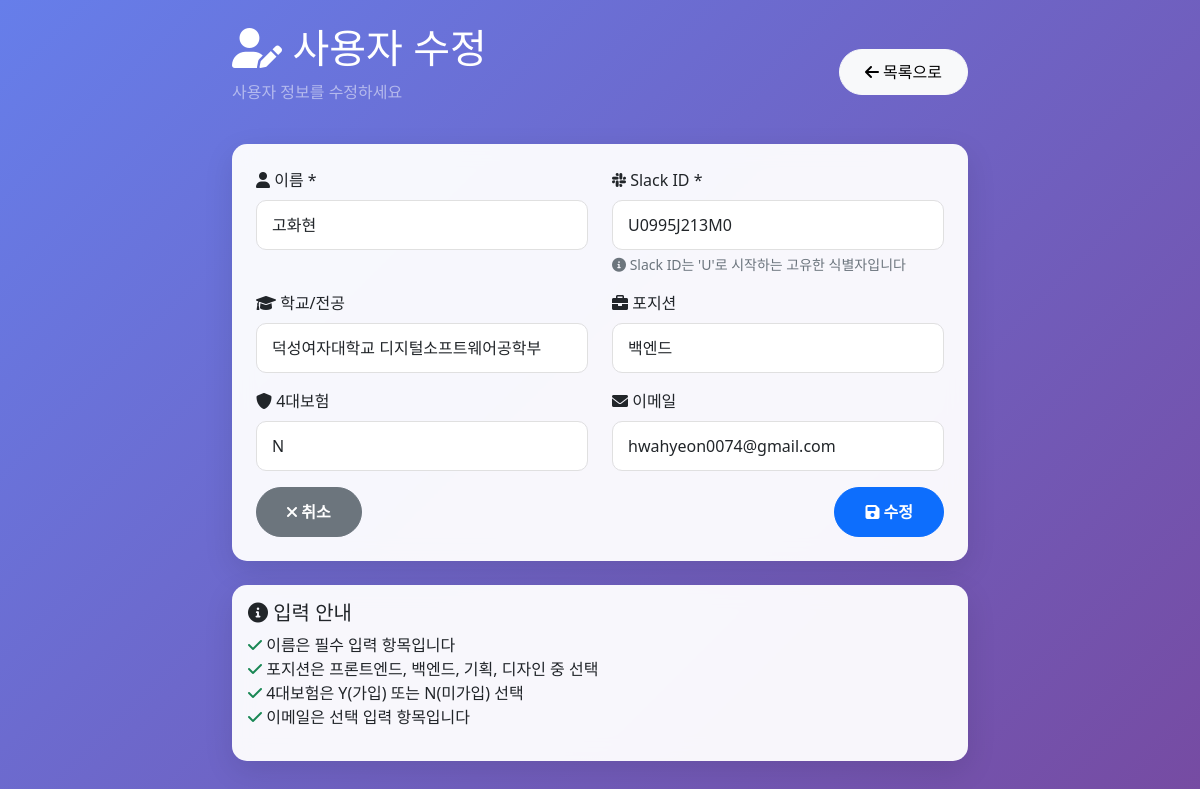
Screenshot of /users/edit/U0995J213M0 with the database file from the repository.
### tables this page shows
CREATE TABLE users (
                    id INTEGER PRIMARY KEY AUTOINCREMENT,
                    user_id VARCHAR UNIQUE NOT NULL,
                    name VARCHAR NOT NULL,
                    school_major VARCHAR,
                    position VARCHAR,
                    insurance VARCHAR,
                    email VARCHAR,
                    created_at DATETIME DEFAULT CURRENT_TIMESTAMP,
                    is_active BOOLEAN DEFAULT 1
                );

### db_viewer.py (the view)
@app.get("/users/edit/{user_id}", response_class=HTMLResponse)
async def edit_user_form(request: Request, user_id: str):
    conn = get_db_connection()
    cursor = conn.cursor()
    cursor.execute("""
        SELECT user_id, name, school_major, position, insurance, email
        FROM users
        WHERE user_id = ? AND is_active = 1
    """, (user_id,))
    user = cursor.fetchone()
    conn.close()
    if not user:
        raise HTTPException(status_code=404, detail="사용자를 찾을 수 없습니다")
    return templates.TemplateResponse("user_form.html", {
        "request": request,
        "user": dict(user),
        "action": "edit"
    })

### templates/user_form.html (shortened to what this page needs)
<!DOCTYPE html>
<html lang="ko">
<head>
    <link href="https://cdn.jsdelivr.net/npm/bootstrap@5.1.3/dist/css/bootstrap.min.css" rel="stylesheet">
    <link href="https://cdnjs.cloudflare.com/ajax/libs/font-awesome/6.0.0/css/all.min.css" rel="stylesheet">
</head>
<body>
    <div class="container py-4">
        <div class="row justify-content-center">
            <div class="col-md-8">
                <div class="d-flex justify-content-between align-items-center mb-4">
                    <div>
                        <h1 class="text-white">
                            <i class="fas fa-user-edit"></i>
                            {% if action == 'add' %}사용자 등록{% else %}사용자 수정{% endif %}
                        </h1>
                        <p class="text-white-50">
                            {% if action == 'add' %}새로운 사용자 정보를 입력하세요{% else %}사용자 정보를 수정하세요{% endif %}
                        </p>
                    </div>
                    <a href="/users" class="btn btn-light btn-back">
                        <i class="fas fa-arrow-left"></i> 목록으로
                    </a>
                </div>
                <div class="card form-card">
                    <div class="card-body p-4">
                        <form method="POST" action="{% if action == 'add' %}/users/add{% else %}/users/edit/{{ user.user_id }}{% endif %}">
                            <div class="row">
                                <div class="col-md-6 mb-3">
                                    <label for="name" class="form-label">
                                        <i class="fas fa-user"></i> 이름 *
                                    </label>
                                    <input type="text" class="form-control" id="name" name="name"
                                           value="{% if user %}{{ user.name }}{% endif %}" required>
                                </div>
                                <div class="col-md-6 mb-3">
                                    <label for="user_id" class="form-label">
                                        <i class="fab fa-slack"></i> Slack ID *
                                    </label>
                                    <input type="text" class="form-control" id="user_id" name="{% if action == 'add' %}user_id{% else %}new_user_id{% endif %}"
                                           value="{% if user %}{{ user.user_id }}{% endif %}"
                                           placeholder="예: U099TRRAF4Y" required>
                                    <div class="form-text">
                                        <i class="fas fa-info-circle"></i> Slack ID는 'U'로 시작하는 고유한 식별자입니다
                                    </div>
                                </div>
                            </div>
                            <div class="row">
                                <div class="col-md-6 mb-3">
                                    <label for="school_major" class="form-label">
                                        <i class="fas fa-graduation-cap"></i> 학교/전공
                                    </label>
                                    <input type="text" class="form-control" id="school_major" name="school_major"
                                           value="{% if user %}{{ user.school_major or '' }}{% endif %}">
                                </div>
                                <div class="col-md-6 mb-3">
                                    <label for="position" class="form-label">
                                        <i class="fas fa-briefcase"></i> 포지션
                                    </label>
                                    <select class="form-control" id="position" name="position">
                                        <option value="백엔드" {% if user and user.position == '백엔드' %}selected{% endif %}>백엔드</option>
                                    </select>
                                </div>
                            </div>
                            <div class="row">
                                <div class="col-md-6 mb-3">
                                    <label for="insurance" class="form-label">
                                        <i class="fas fa-shield-alt"></i> 4대보험
                                    </label>
                                    <select class="form-control" id="insurance" name="insurance">
                                        <option value="N" {% if user and user.insurance == 'N' %}selected{% endif %}>N</option>
                                    </select>
                                </div>
                                <div class="col-md-6 mb-3">
                                    <label for="email" class="form-label">
                                        <i class="fas fa-envelope"></i> 이메일
                                    </label>
                                    <input type="email" class="form-control" id="email" name="email"
                                           value="{% if user %}{{ user.email or '' }}{% endif %}">
                                </div>
                            </div>
                            <div class="d-flex justify-content-between">
                                <a href="/users" class="btn btn-secondary btn-submit">
                                    <i class="fas fa-times"></i> 취소
                                </a>
                                <button type="submit" class="btn btn-primary btn-submit">
                                    <i class="fas fa-save"></i>
                                    {% if action == 'add' %}등록{% else %}수정{% endif %}
                                </button>
                            </div>
                        </form>
                    </div>
                </div>
                <div class="card form-card mt-4">
                    <div class="card-body">
                        <h5 class="card-title">
                            <i class="fas fa-info-circle"></i> 입력 안내
                        </h5>
                        <ul class="list-unstyled">
                            <li><i class="fas fa-check text-success"></i> 이름은 필수 입력 항목입니다</li>
                            <li><i class="fas fa-check text-success"></i> 포지션은 프론트엔드, 백엔드, 기획, 디자인 중 선택</li>
                            <li><i class="fas fa-check text-success"></i> 4대보험은 Y(가입) 또는 N(미가입) 선택</li>
                            <li><i class="fas fa-check text-success"></i> 이메일은 선택 입력 항목입니다</li>
                        </ul>
                    </div>
                </div>
            </div>
        </div>
    </div>
</body>
</html>

### templates/user_form.html (style rules this page uses)
body { background: linear-gradient(135deg, #667eea 0%, #764ba2 100%); min-height: 100vh; font-family: 'Segoe UI', Tahoma, Geneva, Verdana, sans-serif; }
.card { border: none; border-radius: 15px; box-shadow: 0 10px 30px rgba(0,0,0,0.1); }
.form-card { background: rgba(255,255,255,0.95); backdrop-filter: blur(10px); }
.btn-back { border-radius: 25px; padding: 10px 25px; }
.form-control { border-radius: 10px; border: 1px solid #e0e0e0; padding: 12px 15px; }
.btn-submit { border-radius: 25px; padding: 12px 30px; font-weight: 600; }

### rows the page displays
users: name "고화현", new_user_id "U0995J213M0", school_major "덕성여자대학교 디지털소프트웨어공학부", position "백엔드", insurance "N", email "hwahyeon0074@gmail.com"
